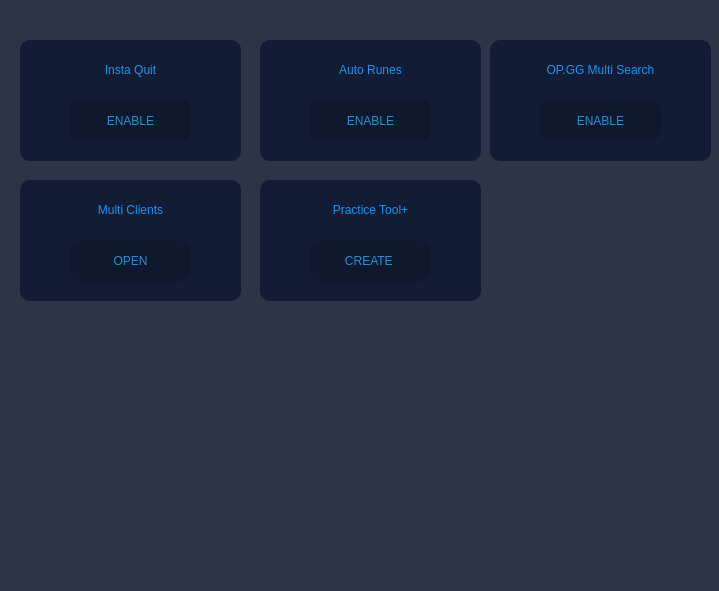
<?xml version="1.0" encoding="UTF-8"?>
<ui version="4.0">
 <class>IRFTool</class>
 <widget class="QMainWindow" name="IRFTool">
  <property name="geometry">
   <rect>
    <x>0</x>
    <y>0</y>
    <width>719</width>
    <height>591</height>
   </rect>
  </property>
  <property name="windowTitle">
   <string>MainWindow</string>
  </property>
  <property name="toolTip">
   <string>asdasd</string>
  </property>
  <property name="toolTipDuration">
   <number>10</number>
  </property>
  <property name="styleSheet">
   <string notr="true">background-color: rgb(46, 52, 72);</string>
  </property>
  <widget class="QWidget" name="miscPage">
   <widget class="QFrame" name="instaquit_frame">
    <property name="geometry">
     <rect>
      <x>20</x>
      <y>40</y>
      <width>221</width>
      <height>121</height>
     </rect>
    </property>
    <property name="styleSheet">
     <string notr="true">background-color: rgb(19, 28, 53);
border-radius: 10px;</string>
    </property>
    <property name="frameShape">
     <enum>QFrame::StyledPanel</enum>
    </property>
    <property name="frameShadow">
     <enum>QFrame::Raised</enum>
    </property>
    <widget class="QLabel" name="instaQuitLabel">
     <property name="geometry">
      <rect>
       <x>0</x>
       <y>20</y>
       <width>221</width>
       <height>20</height>
      </rect>
     </property>
     <property name="styleSheet">
      <string notr="true">font: 87 12pt &quot;Segoe UI Black&quot;;
color: rgb(28, 146, 237);</string>
     </property>
     <property name="text">
      <string>Insta Quit</string>
     </property>
     <property name="alignment">
      <set>Qt::AlignCenter</set>
     </property>
    </widget>
    <widget class="QStackedWidget" name="instaQuitManager">
     <property name="geometry">
      <rect>
       <x>10</x>
       <y>50</y>
       <width>201</width>
       <height>61</height>
      </rect>
     </property>
     <property name="currentIndex">
      <number>0</number>
     </property>
     <widget class="QWidget" name="instaquit_enable">
      <widget class="QPushButton" name="enableInstaQuitBtn">
       <property name="geometry">
        <rect>
         <x>40</x>
         <y>10</y>
         <width>121</width>
         <height>41</height>
        </rect>
       </property>
       <property name="styleSheet">
        <string notr="true">QPushButton {
	font: 87 9pt &quot;Arial Black&quot;;
	color: rgb(28, 146, 214);
	background-color: rgb(16, 24, 45);

}

QPushButton:hover {
	
	background-color: rgba(17, 25, 47, 190);
}

QPushButton:pressed {
	background-color: rgb(16, 24, 45);


}</string>
       </property>
       <property name="text">
        <string>ENABLE</string>
       </property>
      </widget>
     </widget>
     <widget class="QWidget" name="instaquit_disable">
      <widget class="QPushButton" name="disableInstaQuitBtn">
       <property name="geometry">
        <rect>
         <x>40</x>
         <y>10</y>
         <width>121</width>
         <height>41</height>
        </rect>
       </property>
       <property name="styleSheet">
        <string notr="true">QPushButton {
	font: 87 9pt &quot;Arial Black&quot;;
	color: rgb(28, 146, 214);
	background-color: rgb(16, 24, 45);

}

QPushButton:hover {
	
	background-color: rgba(17, 25, 47, 190);
}

QPushButton:pressed {
	background-color: rgb(16, 24, 45);


}</string>
       </property>
       <property name="text">
        <string>DISABLE</string>
       </property>
      </widget>
     </widget>
    </widget>
   </widget>
   <widget class="QFrame" name="auto_runes_frame">
    <property name="geometry">
     <rect>
      <x>260</x>
      <y>40</y>
      <width>221</width>
      <height>121</height>
     </rect>
    </property>
    <property name="styleSheet">
     <string notr="true">background-color: rgb(19, 28, 53);
border-radius: 10px;</string>
    </property>
    <property name="frameShape">
     <enum>QFrame::StyledPanel</enum>
    </property>
    <property name="frameShadow">
     <enum>QFrame::Raised</enum>
    </property>
    <widget class="QLabel" name="auto_runes_label">
     <property name="geometry">
      <rect>
       <x>0</x>
       <y>20</y>
       <width>221</width>
       <height>20</height>
      </rect>
     </property>
     <property name="styleSheet">
      <string notr="true">font: 87 12pt &quot;Segoe UI Black&quot;;
color: rgb(28, 146, 237);</string>
     </property>
     <property name="text">
      <string>Auto Runes</string>
     </property>
     <property name="alignment">
      <set>Qt::AlignCenter</set>
     </property>
    </widget>
    <widget class="QStackedWidget" name="runesManager">
     <property name="geometry">
      <rect>
       <x>10</x>
       <y>50</y>
       <width>201</width>
       <height>61</height>
      </rect>
     </property>
     <property name="currentIndex">
      <number>0</number>
     </property>
     <widget class="QWidget" name="runes_import_enable">
      <widget class="QPushButton" name="enableAutoRunesBtn">
       <property name="geometry">
        <rect>
         <x>40</x>
         <y>10</y>
         <width>121</width>
         <height>41</height>
        </rect>
       </property>
       <property name="styleSheet">
        <string notr="true">QPushButton {
	font: 87 9pt &quot;Arial Black&quot;;
	color: rgb(28, 146, 214);
	background-color: rgb(16, 24, 45);

}

QPushButton:hover {
	
	background-color: rgba(17, 25, 47, 190);
}

QPushButton:pressed {
	background-color: rgb(16, 24, 45);


}</string>
       </property>
       <property name="text">
        <string>ENABLE</string>
       </property>
      </widget>
     </widget>
     <widget class="QWidget" name="runes_import_disable">
      <widget class="QPushButton" name="disableAutoRunesBtn">
       <property name="geometry">
        <rect>
         <x>40</x>
         <y>10</y>
         <width>121</width>
         <height>41</height>
        </rect>
       </property>
       <property name="styleSheet">
        <string notr="true">QPushButton {
	font: 87 9pt &quot;Arial Black&quot;;
	color: rgb(28, 146, 214);
	background-color: rgb(16, 24, 45);

}

QPushButton:hover {
	
	background-color: rgba(17, 25, 47, 190);
}

QPushButton:pressed {
	background-color: rgb(16, 24, 45);


}</string>
       </property>
       <property name="text">
        <string>DISABLE</string>
       </property>
      </widget>
     </widget>
    </widget>
   </widget>
   <widget class="QFrame" name="multi_search_frame">
    <property name="geometry">
     <rect>
      <x>490</x>
      <y>40</y>
      <width>221</width>
      <height>121</height>
     </rect>
    </property>
    <property name="styleSheet">
     <string notr="true">background-color: rgb(19, 28, 53);
border-radius: 10px;</string>
    </property>
    <property name="frameShape">
     <enum>QFrame::StyledPanel</enum>
    </property>
    <property name="frameShadow">
     <enum>QFrame::Raised</enum>
    </property>
    <widget class="QLabel" name="multi_search_label">
     <property name="geometry">
      <rect>
       <x>0</x>
       <y>20</y>
       <width>221</width>
       <height>20</height>
      </rect>
     </property>
     <property name="styleSheet">
      <string notr="true">font: 87 12pt &quot;Segoe UI Black&quot;;
color: rgb(28, 146, 237);</string>
     </property>
     <property name="text">
      <string>OP.GG Multi Search</string>
     </property>
     <property name="alignment">
      <set>Qt::AlignCenter</set>
     </property>
    </widget>
    <widget class="QStackedWidget" name="multiSearchManager">
     <property name="geometry">
      <rect>
       <x>10</x>
       <y>50</y>
       <width>201</width>
       <height>61</height>
      </rect>
     </property>
     <property name="currentIndex">
      <number>0</number>
     </property>
     <widget class="QWidget" name="multi_search_enable">
      <widget class="QPushButton" name="enableMultiSearchBtn">
       <property name="geometry">
        <rect>
         <x>40</x>
         <y>10</y>
         <width>121</width>
         <height>41</height>
        </rect>
       </property>
       <property name="styleSheet">
        <string notr="true">QPushButton {
	font: 87 9pt &quot;Arial Black&quot;;
	color: rgb(28, 146, 214);
	background-color: rgb(16, 24, 45);

}

QPushButton:hover {
	
	background-color: rgba(17, 25, 47, 190);
}

QPushButton:pressed {
	background-color: rgb(16, 24, 45);


}</string>
       </property>
       <property name="text">
        <string>ENABLE</string>
       </property>
      </widget>
     </widget>
     <widget class="QWidget" name="multi_search_disable">
      <widget class="QPushButton" name="disableMultiSearchBtn">
       <property name="geometry">
        <rect>
         <x>40</x>
         <y>10</y>
         <width>121</width>
         <height>41</height>
        </rect>
       </property>
       <property name="styleSheet">
        <string notr="true">QPushButton {
	font: 87 9pt &quot;Arial Black&quot;;
	color: rgb(28, 146, 214);
	background-color: rgb(16, 24, 45);

}

QPushButton:hover {
	
	background-color: rgba(17, 25, 47, 190);
}

QPushButton:pressed {
	background-color: rgb(16, 24, 45);


}</string>
       </property>
       <property name="text">
        <string>DISABLE</string>
       </property>
      </widget>
     </widget>
    </widget>
   </widget>
   <widget class="QFrame" name="mutli_client_frame">
    <property name="geometry">
     <rect>
      <x>20</x>
      <y>180</y>
      <width>221</width>
      <height>121</height>
     </rect>
    </property>
    <property name="styleSheet">
     <string notr="true">background-color: rgb(19, 28, 53);
border-radius: 10px;</string>
    </property>
    <property name="frameShape">
     <enum>QFrame::StyledPanel</enum>
    </property>
    <property name="frameShadow">
     <enum>QFrame::Raised</enum>
    </property>
    <widget class="QLabel" name="multiClientLabel">
     <property name="geometry">
      <rect>
       <x>0</x>
       <y>20</y>
       <width>221</width>
       <height>20</height>
      </rect>
     </property>
     <property name="styleSheet">
      <string notr="true">font: 87 12pt &quot;Segoe UI Black&quot;;
color: rgb(28, 146, 237);</string>
     </property>
     <property name="text">
      <string>Multi Clients</string>
     </property>
     <property name="alignment">
      <set>Qt::AlignCenter</set>
     </property>
    </widget>
    <widget class="QPushButton" name="openClientBtn">
     <property name="geometry">
      <rect>
       <x>50</x>
       <y>60</y>
       <width>121</width>
       <height>41</height>
      </rect>
     </property>
     <property name="styleSheet">
      <string notr="true">QPushButton {
	font: 87 9pt &quot;Arial Black&quot;;
	color: rgb(28, 146, 214);
	background-color: rgb(16, 24, 45);

}

QPushButton:hover {
	
	background-color: rgba(17, 25, 47, 190);
}

QPushButton:pressed {
	background-color: rgb(16, 24, 45);


}</string>
     </property>
     <property name="text">
      <string>OPEN</string>
     </property>
    </widget>
   </widget>
   <widget class="QFrame" name="practice_tool_frame">
    <property name="geometry">
     <rect>
      <x>260</x>
      <y>180</y>
      <width>221</width>
      <height>121</height>
     </rect>
    </property>
    <property name="styleSheet">
     <string notr="true">background-color: rgb(19, 28, 53);
border-radius: 10px;</string>
    </property>
    <property name="frameShape">
     <enum>QFrame::StyledPanel</enum>
    </property>
    <property name="frameShadow">
     <enum>QFrame::Raised</enum>
    </property>
    <widget class="QLabel" name="practiceToolLabel">
     <property name="geometry">
      <rect>
       <x>0</x>
       <y>20</y>
       <width>221</width>
       <height>20</height>
      </rect>
     </property>
     <property name="styleSheet">
      <string notr="true">font: 87 12pt &quot;Segoe UI Black&quot;;
color: rgb(28, 146, 237);</string>
     </property>
     <property name="text">
      <string>Practice Tool+</string>
     </property>
     <property name="alignment">
      <set>Qt::AlignCenter</set>
     </property>
    </widget>
    <widget class="QPushButton" name="createPracticeToolBtn">
     <property name="geometry">
      <rect>
       <x>50</x>
       <y>60</y>
       <width>121</width>
       <height>41</height>
      </rect>
     </property>
     <property name="styleSheet">
      <string notr="true">QPushButton {
	font: 87 9pt &quot;Arial Black&quot;;
	color: rgb(28, 146, 214);
	background-color: rgb(16, 24, 45);

}

QPushButton:hover {
	
	background-color: rgba(17, 25, 47, 190);
}

QPushButton:pressed {
	background-color: rgb(16, 24, 45);


}</string>
     </property>
     <property name="text">
      <string>CREATE </string>
     </property>
    </widget>
   </widget>
  </widget>
 </widget>
 <resources>
  <include location="icons/icons.qrc"/>
 </resources>
 <connections/>
</ui>
